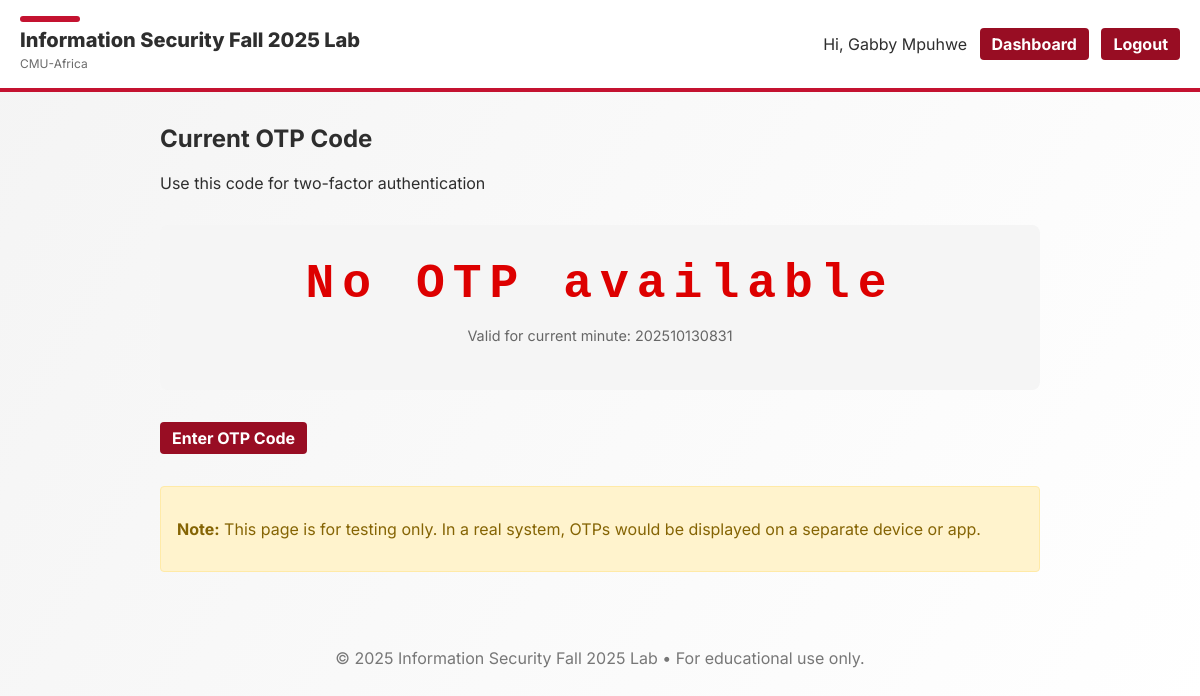
/show-otp (signed in), run on an earlier commit of the app's database.
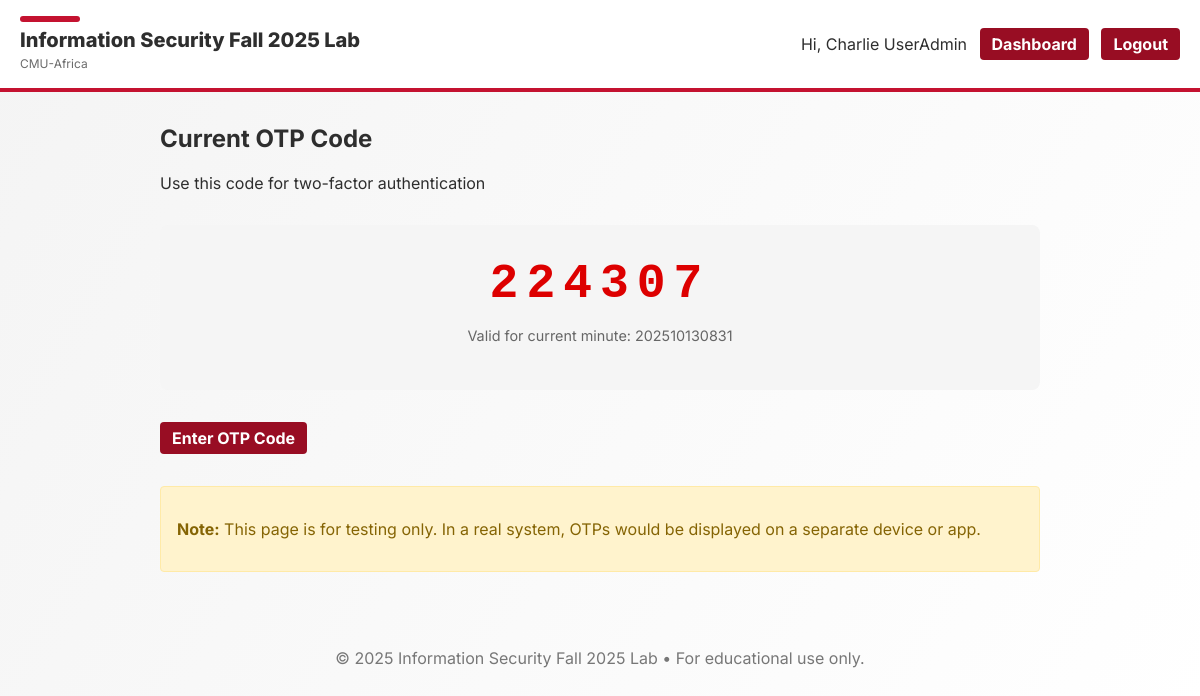
And on a later commit of the database.
### tables this page shows
CREATE TABLE users (
    id INTEGER PRIMARY KEY AUTOINCREMENT,
    name TEXT NOT NULL,
    andrew_id TEXT UNIQUE NOT NULL,
    password TEXT NOT NULL,
    role TEXT NOT NULL DEFAULT 'basic' CHECK (role IN ('basic', 'user_admin', 'data_admin'))
);

### app.py (the view)
@app.route("/show-otp")
def show_otp():
    user = current_user()
    if not user:
        return redirect(url_for("login"))
    now = datetime.utcnow()
    current_minute = now.replace(second=0, microsecond=0)
    timestamp = int(current_minute.strftime("%Y%m%d%H%M"))
    conn = get_db()
    otp_text = conn.execute("SELECT * FROM otp_chain LIMIT 1").fetchone()
    print(otp_text)
    otp_record = conn.execute(
        "SELECT otp FROM otp_chain WHERE user_id = ? AND timestamp = ?",
        (user["id"], timestamp)
    ).fetchone()
    print(user['id'], timestamp, otp_record)
    conn.close()
    if otp_record:
        current_otp = f"{int(otp_record['otp']):06d}"
    else:
        current_otp = "No OTP available"
    return render_template("show_otp.html",
                         title="Current OTP",
                         user=user,
                         current_otp=current_otp,
                         timestamp=timestamp)

### app.py (called while the page is built)
def get_db():
    conn = sqlite3.connect(DB_FILE)
    conn.row_factory = sqlite3.Row
    return conn

def current_user():
    uid = session.get("user_id")
    if not uid:
        return None
    conn = get_db()
    user = conn.execute("SELECT * FROM users WHERE id = ?", (uid,)).fetchone()
    conn.close()
    return user

### templates/show_otp.html (shortened to what this page needs)
{% extends "base.html" %}
{% block content %}
<div class="auth-container">
    <h2>Current OTP Code</h2>
    <p class="auth-subtitle">Use this code for two-factor authentication</p>
    <div class="otp-display">
        <div class="otp-code">{{ current_otp }}</div>
        <p class="otp-info">Valid for current minute: {{ timestamp }}</p>
    </div>
    <div class="auth-links">
        <a href="{{ url_for('two_factor_auth') }}" class="btn btn-primary">Enter OTP Code</a>
    </div>
    <div class="warning">
        <p><strong>Note:</strong> This page is for testing only. In a real system, OTPs would be displayed on a separate device or app.</p>
    </div>
</div>
{% endblock %}

### templates/base.html (shortened to what this page needs)
<!DOCTYPE html>
<html lang="en">
  <head>
    <link
      rel="stylesheet"
      href="{{ url_for('static', filename='style.css') }}"
    />
  </head>
  <body>
    <header class="site-header">
      <div class="brand">
        <div class="cmu-bar"></div>
        <h1>
          <a href="{{ url_for('index') }}"
            >Information Security Fall 2025 Lab</a
          >
        </h1>
        <span class="sub">CMU-Africa</span>
      </div>
      <nav class="nav">
        {% if user %}
        <span class="welcome">Hi, {{ user.name }}</span>
        <a class="btn btn-outline" href="{{ url_for('dashboard') }}"
          >Dashboard</a
        >
        <a class="btn" href="{{ url_for('logout') }}">Logout</a>
        {% else %}
        <a class="btn" href="{{ url_for('login') }}">Login</a>
        <a class="btn btn-outline" href="{{ url_for('register') }}">Register</a>
        {% endif %}
      </nav>
    </header>
    <main class="container">
       {% block content %}{% endblock %}
    </main>
    <footer class="site-footer">
      <p>
        &copy; {{ 2025 }} Information Security Fall 2025 Lab • For educational
        use only.
      </p>
    </footer>
</body>
</html>

### static/style.css (style rules this page uses)
:root { --cmu-red: #C41230; --cmu-charcoal: #2E2E2E; --cmu-gray: #F4F4F4; --white: #FFFFFF; }
* { box-sizing: border-box; }
html, body { margin: 0; padding: 0; font-family: 'Inter', system-ui, -apple-system, Segoe UI, Roboto, Arial, sans-serif; background: linear-gradient(120deg, var(--cmu-gray), #ffffff); color: var(--cmu-charcoal); }
.site-header { background: var(--white); border-bottom: 4px solid var(--cmu-red); padding: 16px 20px; display: flex; align-items: center; justify-content: space-between; position: sticky; top: 0; z-index: 10; }
.brand h1 { margin: 0; font-size: 20px; font-weight: 800; }
.brand h1 a { color: var(--cmu-charcoal); text-decoration: none; }
.brand .sub { font-size: 12px; color: #6b6b6b; }
.cmu-bar { width: 60px; height: 6px; background: var(--cmu-red); border-radius: 3px; margin-bottom: 6px; }
.nav .btn { margin-left: 8px; }
.container { max-width: 920px; margin: 32px auto; padding: 0 20px; }
.btn { display: inline-block; padding: 10px 16px; border-radius: 999px; border: 1px solid var(--cmu-charcoal); background: var(--cmu-charcoal); color: var(--white); text-decoration: none; font-weight: 700; cursor: pointer; }
.btn-outline { background: transparent; color: var(--cmu-charcoal); }
.btn-primary { background: var(--cmu-red); border-color: var(--cmu-red); }
.site-footer { text-align: center; color: #777; padding: 28px 0 40px; }
.btn { background-color: #980D23; color: #fff; border: none; padding: 6px 12px; border-radius: 4px; cursor: pointer; text-decoration: none; }
html { scroll-padding-top: 70px; }

### templates/show_otp.html (style rules this page uses)
.otp-display { text-align: center; margin: 2rem 0; padding: 2rem; background: #f5f5f5; border-radius: 8px; }
.otp-code { font-size: 3rem; font-weight: 800; font-family: 'Courier New', monospace; color: #d00; margin-bottom: 1rem; letter-spacing: 0.5rem; }
.otp-info { color: #666; font-size: 0.9rem; }
.warning { margin-top: 2rem; padding: 1rem; background: #fff3cd; border: 1px solid #ffeaa7; border-radius: 4px; color: #856404; }

What changed in the data, as far as the page shows it:
changed users: name "Gabby Mpuhwe" → "Charlie UserAdmin"
Also different on the page:
{{ current_otp }}: "No OTP available" → "224307"
